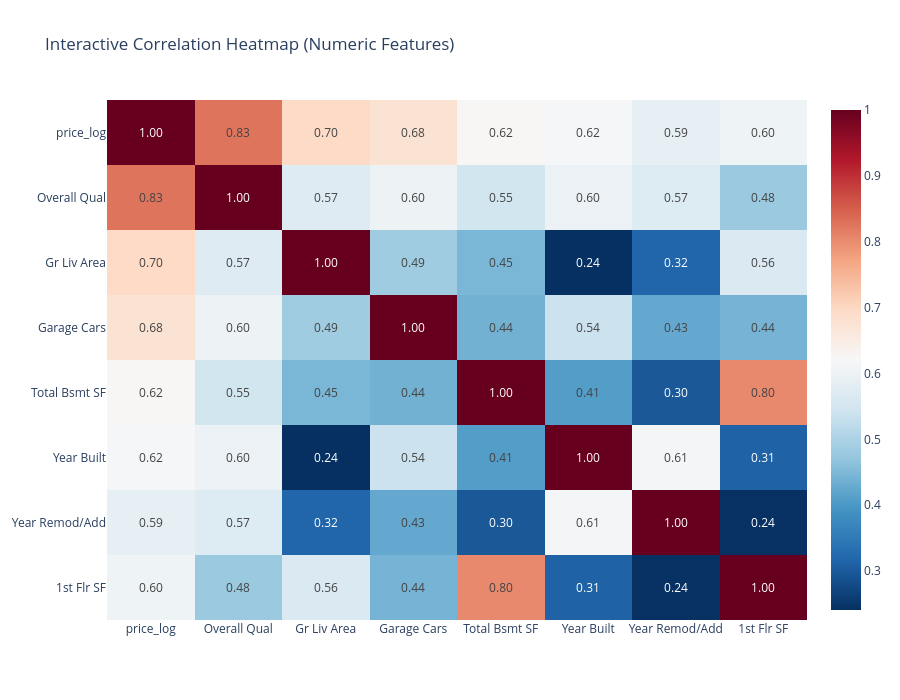

Here is the notebook cell this chart was saved with:
### Code cell
numeric_df = df_f.select_dtypes(include=['int64', 'float64'])

corr_matrix = numeric_df.corr()

fig = px.imshow(
    corr_matrix,
    text_auto=".2f",
    color_continuous_scale="RdBu_r",
    aspect="auto",
    title="Interactive Correlation Heatmap (Numeric Features)"
)

fig.update_layout(
    width=900,
    height=700
)

fig.show()

### Figure 1 — Plotly figure (JSON) as saved in the notebook; plotly's stock layout.template omitted (floating-point values rounded to 4 significant figures)
{"data": [{"coloraxis": "coloraxis", "hovertemplate": "x: %{x}<br>y: %{y}<br>color: %{z}<extra></extra>", "name": "0", "texttemplate": "%{z:.2f}", "type": "heatmap", "x": ["price_log", "Overall Qual", "Gr Liv Area", "Garage Cars", "Total Bsmt SF", "Year Built", "Year Remod/Add", "1st Flr SF"], "xaxis": "x", "y": ["price_log", "Overall Qual", "Gr Liv Area", "Garage Cars", "Total Bsmt SF", "Year Built", "Year Remod/Add", "1st Flr SF"], "yaxis": "y", "z": [[1, 0.8256, 0.6958, 0.6757, 0.6244, 0.6159, 0.5858, 0.6033], [0.8256, 1, 0.5708, 0.5997, 0.5467, 0.5972, 0.5689, 0.4783], [0.6958, 0.5708, 1, 0.4861, 0.4456, 0.2409, 0.3162, 0.5635], [0.6757, 0.5997, 0.4861, 1, 0.4386, 0.5384, 0.4251, 0.4415], [0.6244, 0.5467, 0.4456, 0.4386, 1, 0.4084, 0.2967, 0.803], [0.6159, 0.5972, 0.2409, 0.5384, 0.4084, 1, 0.6116, 0.311], [0.5858, 0.5689, 0.3162, 0.4251, 0.2967, 0.6116, 1, 0.2424], [0.6033, 0.4783, 0.5635, 0.4415, 0.803, 0.311, 0.2424, 1]]}], "layout": {"coloraxis": {"colorscale": [[0, "rgb(5,48,97)"], [0.1, "rgb(33,102,172)"], [0.2, "rgb(67,147,195)"], [0.3, "rgb(146,197,222)"], [0.4, "rgb(209,229,240)"], [0.5, "rgb(247,247,247)"], [0.6, "rgb(253,219,199)"], [0.7, "rgb(244,165,130)"], [0.8, "rgb(214,96,77)"], [0.9, "rgb(178,24,43)"], [1, "rgb(103,0,31)"]]}, "height": 700, "title": {"text": "Interactive Correlation Heatmap (Numeric Features)"}, "width": 900, "xaxis": {"anchor": "y", "domain": [0, 1]}, "yaxis": {"anchor": "x", "autorange": "reversed", "domain": [0, 1]}}}
